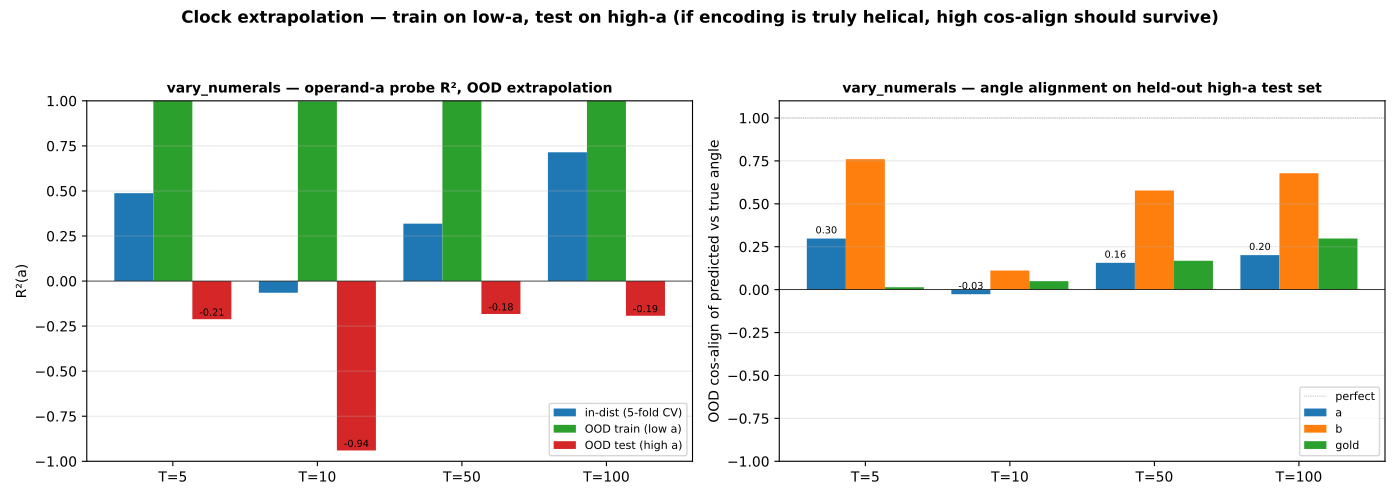

Recreate this plot in Python.
"""Out-of-distribution extrapolation test for the Clock encoding.

If a, b are encoded on a TRUE helix at period T, then a probe trained on
operands in one range should generalize to operands in another (as long as
both ranges sample the circle reasonably). If a, b are encoded LINEARLY in
n, the probe still extrapolates well over short distances but its predicted
angles get arbitrarily far from the true wrapped angle once n exceeds the
training range by more than T/2.

This script trains the cos/sin probe on the LOW half of operand values and
tests on the HIGH half. We compare:
  - In-distribution R² (5-fold CV on the full data)
  - Out-of-distribution R² (train low → test high)
  - Cos-alignment of predicted vs true wrapped angle on the test split

A drop in cos-alignment from in- to out-of-distribution is a sign that the
encoding is NOT genuinely periodic — the probe fit a smooth-in-n feature
that happens to look like cos(2πn/T) within the training range only.
"""
from __future__ import annotations

import json
from pathlib import Path

import matplotlib.pyplot as plt
import numpy as np
import torch
from matplotlib.backends.backend_pdf import PdfPages
from sklearn.linear_model import Ridge
from sklearn.model_selection import KFold

REPO = Path(__file__).resolve().parents[3]
CF_DIR = REPO.parent / "cf-datasets"
LAT_DIR = REPO / "visualizations-all" / "gpt2" / "counterfactuals"
PD = Path(__file__).resolve().parent
OUT_JSON = PD / "clock_extrapolation.json"
OUT_PDF = PD / "clock_extrapolation.pdf"

CF_SETS = ["vary_numerals", "vary_both_2digit"]
PERIODS = [5, 10, 50, 100]   # the non-trivial periods
RIDGE_ALPHA = 1.0
SEED = 0


def fourier_target(n, T):
    return np.stack([np.cos(2 * np.pi * n / T), np.sin(2 * np.pi * n / T)], axis=-1)


def wrap(a):
    return (a + np.pi) % (2 * np.pi) - np.pi


def angles_from_pred(p):
    return np.arctan2(p[:, 1], p[:, 0])


def cv_r2(X, Y, alpha=RIDGE_ALPHA, n_folds=5, seed=SEED):
    kf = KFold(n_splits=n_folds, shuffle=True, random_state=seed)
    preds = np.zeros_like(Y, dtype=np.float64)
    for tr, te in kf.split(X):
        clf = Ridge(alpha=alpha).fit(X[tr], Y[tr])
        preds[te] = clf.predict(X[te])
    ss_res = float(np.sum((Y - preds) ** 2))
    ss_tot = float(np.sum((Y - Y.mean(axis=0)) ** 2))
    return 1.0 - ss_res / max(ss_tot, 1e-12), preds


def fit_test(X_tr, Y_tr, X_te, Y_te, alpha=RIDGE_ALPHA):
    """Fit on train split, evaluate on test split."""
    clf = Ridge(alpha=alpha).fit(X_tr, Y_tr)
    pred_tr = clf.predict(X_tr)
    pred_te = clf.predict(X_te)
    r2_tr = 1.0 - float(np.sum((Y_tr - pred_tr) ** 2)) / max(float(np.sum((Y_tr - Y_tr.mean(axis=0)) ** 2)), 1e-12)
    r2_te = 1.0 - float(np.sum((Y_te - pred_te) ** 2)) / max(float(np.sum((Y_te - Y_te.mean(axis=0)) ** 2)), 1e-12)
    return r2_tr, r2_te, pred_te


def load_cf(name):
    acts = torch.load(LAT_DIR / f"{name}_latent_acts.pt", map_location="cpu",
                      weights_only=True).float().numpy()
    rows = json.load(open(CF_DIR / f"{name}.json"))
    N = acts.shape[0]
    a = np.array([r.get("a", np.nan) for r in rows[:N]], dtype=float)
    b = np.array([r.get("b", np.nan) for r in rows[:N]], dtype=float)
    gold = np.array([r.get("answer", np.nan) for r in rows[:N]], dtype=float)
    keep = ~(np.isnan(a) | np.isnan(b) | np.isnan(gold))
    return acts[keep], a[keep], b[keep], gold[keep]


def main():
    # We already know the best cells from helix_clock_test_latent.json.
    helix = json.load(open(PD / "helix_clock_test_latent.json"))
    results = {}
    for cf_name in CF_SETS:
        acts, a, b, gold = load_cf(cf_name)
        N, S, L, H = acts.shape
        ck_per_T = helix["cf"][cf_name]["clock_per_T"]
        results[cf_name] = {"periods": PERIODS, "by_T": {}}
        print(f"\n=== {cf_name}: N={N}, a∈[{a.min():.0f},{a.max():.0f}] ===")
        for T in PERIODS:
            # Pull best cell coords for this period from the prior sweep.
            key = str(T) if isinstance(list(ck_per_T.keys())[0], str) else T
            best_s = ck_per_T[key]["best_step_1indexed"] - 1
            best_l = ck_per_T[key]["best_layer"]
            X = acts[:, best_s, best_l, :]   # (N, H)

            # Split: train on LOWER half of operand a, test on UPPER half.
            median_a = float(np.median(a))
            tr_mask = a <= median_a
            te_mask = a > median_a
            if tr_mask.sum() < 10 or te_mask.sum() < 10:
                print(f"  T={T}: skip — split too uneven")
                continue
            Y_a = fourier_target(a, T)
            Y_b = fourier_target(b, T)
            Y_g = fourier_target(gold, T)
            # In-distribution: 5-fold CV on the FULL data (same as helix test).
            r2_a_id, _ = cv_r2(X, Y_a)
            r2_b_id, _ = cv_r2(X, Y_b)
            r2_g_id, _ = cv_r2(X, Y_g)
            # OOD: train low, test high.
            r2_a_tr, r2_a_te, pred_a_te = fit_test(X[tr_mask], Y_a[tr_mask],
                                                    X[te_mask], Y_a[te_mask])
            r2_b_tr, r2_b_te, pred_b_te = fit_test(X[tr_mask], Y_b[tr_mask],
                                                    X[te_mask], Y_b[te_mask])
            r2_g_tr, r2_g_te, pred_g_te = fit_test(X[tr_mask], Y_g[tr_mask],
                                                    X[te_mask], Y_g[te_mask])
            # cos-align on test split (do predicted angles match true wrapped angles?)
            true_a_te = wrap(2 * np.pi * a[te_mask] / T)
            true_b_te = wrap(2 * np.pi * b[te_mask] / T)
            true_g_te = wrap(2 * np.pi * gold[te_mask] / T)
            pred_a_ang = angles_from_pred(pred_a_te)
            pred_b_ang = angles_from_pred(pred_b_te)
            pred_g_ang = angles_from_pred(pred_g_te)
            cos_a = float(np.mean(np.cos(pred_a_ang - true_a_te)))
            cos_b = float(np.mean(np.cos(pred_b_ang - true_b_te)))
            cos_g = float(np.mean(np.cos(pred_g_ang - true_g_te)))
            # Closure on OOD test split
            sub_resid = wrap(pred_a_ang - pred_b_ang - pred_g_ang)
            results[cf_name]["by_T"][T] = {
                "best_step_1indexed": best_s + 1, "best_layer": best_l,
                "median_a_split": median_a, "N_train": int(tr_mask.sum()),
                "N_test": int(te_mask.sum()),
                "in_dist_R2": {"a": r2_a_id, "b": r2_b_id, "gold": r2_g_id},
                "ood_R2_train": {"a": r2_a_tr, "b": r2_b_tr, "gold": r2_g_tr},
                "ood_R2_test":  {"a": r2_a_te, "b": r2_b_te, "gold": r2_g_te},
                "ood_cos_align": {"a": cos_a, "b": cos_b, "gold": cos_g},
                "ood_sub_closure_mean_abs": float(np.mean(np.abs(sub_resid))),
                "a_train_range": (float(a[tr_mask].min()), float(a[tr_mask].max())),
                "a_test_range": (float(a[te_mask].min()), float(a[te_mask].max())),
            }
            r = results[cf_name]["by_T"][T]
            print(f"  T={T:4d}  step={best_s+1} L{best_l:2d}  "
                  f"train a∈[{r['a_train_range'][0]:.0f},{r['a_train_range'][1]:.0f}]  "
                  f"test a∈[{r['a_test_range'][0]:.0f},{r['a_test_range'][1]:.0f}]")
            print(f"        in-dist R²(a)={r2_a_id:+.2f}   OOD R²(a) train={r2_a_tr:+.2f} test={r2_a_te:+.2f}")
            print(f"        OOD cos-align  a={cos_a:+.2f}  b={cos_b:+.2f}  gold={cos_g:+.2f}")
            print(f"        OOD Sub closure |resid|={r['ood_sub_closure_mean_abs']:.3f} rad")

    OUT_JSON.write_text(json.dumps(results, indent=2))
    print(f"\nsaved {OUT_JSON}")

    # PDF: per CF set, a bar chart comparing in-dist vs OOD R² and cos-align.
    with PdfPages(OUT_PDF) as pdf:
        for cf_name, r in results.items():
            fig, axes = plt.subplots(1, 2, figsize=(14, 5))
            Ts = list(r["by_T"].keys())
            xs = np.arange(len(Ts))
            # Panel 1: R² in-dist vs OOD for operand a
            id_r2 = [r["by_T"][T]["in_dist_R2"]["a"] for T in Ts]
            tr_r2 = [r["by_T"][T]["ood_R2_train"]["a"] for T in Ts]
            te_r2 = [r["by_T"][T]["ood_R2_test"]["a"]  for T in Ts]
            w = 0.27
            ax = axes[0]
            ax.bar(xs - w, id_r2, w, color="#1f77b4", label="in-dist (5-fold CV)")
            ax.bar(xs,     tr_r2, w, color="#2ca02c", label="OOD train (low a)")
            ax.bar(xs + w, te_r2, w, color="#d62728", label="OOD test (high a)")
            ax.axhline(0, color="black", lw=0.5)
            ax.set_xticks(xs); ax.set_xticklabels([f"T={T}" for T in Ts])
            ax.set_ylim(-1.0, 1.0); ax.set_ylabel("R²(a)")
            ax.set_title(f"{cf_name} — operand-a probe R², OOD extrapolation",
                         fontsize=10, fontweight="bold")
            ax.legend(fontsize=8, loc="lower right")
            ax.grid(axis="y", alpha=0.3)
            for ti, v in enumerate(te_r2):
                ax.text(ti + w, v + 0.02, f"{v:.2f}", ha="center", fontsize=7)

            # Panel 2: cos-align on OOD test split
            cos_a = [r["by_T"][T]["ood_cos_align"]["a"] for T in Ts]
            cos_b = [r["by_T"][T]["ood_cos_align"]["b"] for T in Ts]
            cos_g = [r["by_T"][T]["ood_cos_align"]["gold"] for T in Ts]
            ax = axes[1]
            ax.bar(xs - w, cos_a, w, color="#1f77b4", label="a")
            ax.bar(xs,     cos_b, w, color="#ff7f0e", label="b")
            ax.bar(xs + w, cos_g, w, color="#2ca02c", label="gold")
            ax.axhline(0, color="black", lw=0.5)
            ax.axhline(1, color="gray", ls=":", lw=0.5, label="perfect")
            ax.set_xticks(xs); ax.set_xticklabels([f"T={T}" for T in Ts])
            ax.set_ylim(-1.0, 1.1); ax.set_ylabel("OOD cos-align of predicted vs true angle")
            ax.set_title(f"{cf_name} — angle alignment on held-out high-a test set",
                         fontsize=10, fontweight="bold")
            ax.legend(fontsize=8, loc="lower right")
            ax.grid(axis="y", alpha=0.3)
            for ti, v in enumerate(cos_a):
                ax.text(ti - w, v + 0.03, f"{v:.2f}", ha="center", fontsize=7)
            fig.suptitle(f"Clock extrapolation — train on low-a, test on high-a "
                         f"(if encoding is truly helical, high cos-align should survive)",
                         fontsize=12, fontweight="bold")
            fig.tight_layout(rect=(0, 0, 1, 0.93))
            pdf.savefig(fig, dpi=140); plt.close(fig)

    print(f"saved {OUT_PDF}")


if __name__ == "__main__":
    main()
